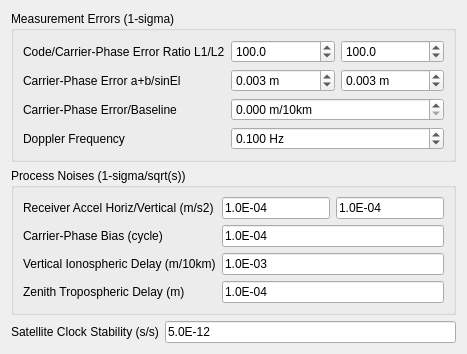
     <widget class="QWidget" name="TabSheet4">
      <property name="toolTip">
       <string/>
      </property>
      <attribute name="title">
       <string>S&amp;tatistics</string>
      </attribute>
      <layout class="QGridLayout" name="gridLayout_11">
       <item row="0" column="0" colspan="2">
        <widget class="QGroupBox" name="GroupBox3">
         <property name="toolTip">
          <string/>
         </property>
         <property name="title">
          <string>Measurement Errors (1-sigma)</string>
         </property>
         <layout class="QGridLayout" name="gridLayout_4">
          <item row="5" column="1" colspan="2">
           <widget class="QDoubleSpinBox" name="MeasErr4">
            <property name="suffix">
             <string> m/10km</string>
            </property>
            <property name="decimals">
             <number>3</number>
            </property>
           </widget>
          </item>
          <item row="1" column="1">
           <widget class="QDoubleSpinBox" name="MeasErrR1">
            <property name="decimals">
             <number>1</number>
            </property>
            <property name="maximum">
             <double>10000.000000000000000</double>
            </property>
            <property name="value">
             <double>100.000000000000000</double>
            </property>
           </widget>
          </item>
          <item row="1" column="2">
           <widget class="QDoubleSpinBox" name="MeasErrR2">
            <property name="decimals">
             <number>1</number>
            </property>
            <property name="maximum">
             <double>10000.000000000000000</double>
            </property>
            <property name="value">
             <double>100.000000000000000</double>
            </property>
           </widget>
          </item>
          <item row="3" column="1">
           <widget class="QDoubleSpinBox" name="MeasErr2">
            <property name="suffix">
             <string> m</string>
            </property>
            <property name="decimals">
             <number>3</number>
            </property>
            <property name="maximum">
             <double>100.000000000000000</double>
            </property>
            <property name="value">
             <double>0.003000000000000</double>
            </property>
           </widget>
          </item>
          <item row="3" column="2">
           <widget class="QDoubleSpinBox" name="MeasErr3">
            <property name="suffix">
             <string> m</string>
            </property>
            <property name="decimals">
             <number>3</number>
            </property>
            <property name="value">
             <double>0.003000000000000</double>
            </property>
           </widget>
          </item>
          <item row="3" column="0">
           <widget class="QLabel" name="Label7">
            <property name="enabled">
             <bool>true</bool>
            </property>
            <property name="toolTip">
             <string/>
            </property>
            <property name="text">
             <string>Carrier-Phase Error a+b/sinEl</string>
            </property>
           </widget>
          </item>
          <item row="5" column="0">
           <widget class="QLabel" name="Label16">
            <property name="enabled">
             <bool>true</bool>
            </property>
            <property name="toolTip">
             <string/>
            </property>
            <property name="text">
             <string>Carrier-Phase Error/Baseline</string>
            </property>
           </widget>
          </item>
          <item row="7" column="0">
           <widget class="QLabel" name="Label64">
            <property name="enabled">
             <bool>true</bool>
            </property>
            <property name="toolTip">
             <string/>
            </property>
            <property name="text">
             <string>Doppler Frequency</string>
            </property>
           </widget>
          </item>
          <item row="1" column="0">
           <widget class="QLabel" name="Label6">
            <property name="enabled">
             <bool>true</bool>
            </property>
            <property name="toolTip">
             <string/>
            </property>
            <property name="text">
             <string>Code/Carrier-Phase Error Ratio L1/L2</string>
            </property>
           </widget>
          </item>
          <item row="7" column="1" colspan="2">
           <widget class="QDoubleSpinBox" name="MeasErr5">
            <property name="suffix">
             <string> Hz</string>
            </property>
            <property name="decimals">
             <number>3</number>
            </property>
            <property name="value">
             <double>0.100000000000000</double>
            </property>
           </widget>
          </item>
         </layout>
        </widget>
       </item>
       <item row="5" column="0">
        <widget class="QLabel" name="Label29">
         <property name="enabled">
          <bool>true</bool>
         </property>
         <property name="toolTip">
          <string/>
         </property>
         <property name="text">
          <string>Satellite Clock Stability (s/s)</string>
         </property>
        </widget>
       </item>
       <item row="5" column="1">
        <widget class="QLineEdit" name="SatClkStab">
         <property name="enabled">
          <bool>true</bool>
         </property>
         <property name="toolTip">
          <string/>
         </property>
         <property name="text">
          <string>5.0E-12</string>
         </property>
        </widget>
       </item>
       <item row="4" column="0" colspan="2">
        <widget class="QGroupBox" name="GroupBox4">
         <property name="toolTip">
          <string/>
         </property>
         <property name="title">
          <string>Process Noises (1-sigma/sqrt(s))</string>
         </property>
         <layout class="QGridLayout" name="gridLayout_5">
          <item row="1" column="0">
           <widget class="QLabel" name="Label26">
            <property name="enabled">
             <bool>true</bool>
            </property>
            <property name="toolTip">
             <string/>
            </property>
            <property name="text">
             <string>Carrier-Phase Bias (cycle)</string>
            </property>
           </widget>
          </item>
          <item row="2" column="1" colspan="2">
           <widget class="QLineEdit" name="PrNoise2">
            <property name="enabled">
             <bool>true</bool>
            </property>
            <property name="toolTip">
             <string/>
            </property>
            <property name="text">
             <string>1.0E-03</string>
            </property>
           </widget>
          </item>
          <item row="2" column="0">
           <widget class="QLabel" name="Label27">
            <property name="enabled">
             <bool>true</bool>
            </property>
            <property name="toolTip">
             <string/>
            </property>
            <property name="text">
             <string>Vertical Ionospheric Delay (m/10km)</string>
            </property>
           </widget>
          </item>
          <item row="0" column="0">
           <widget class="QLabel" name="Label10">
            <property name="enabled">
             <bool>true</bool>
            </property>
            <property name="toolTip">
             <string/>
            </property>
            <property name="text">
             <string>Receiver Accel Horiz/Vertical (m/s2)</string>
            </property>
           </widget>
          </item>
          <item row="0" column="1">
           <widget class="QLineEdit" name="PrNoise4">
            <property name="enabled">
             <bool>true</bool>
            </property>
            <property name="toolTip">
             <string/>
            </property>
            <property name="text">
             <string>1.0E-04</string>
            </property>
           </widget>
          </item>
          <item row="0" column="2">
           <widget class="QLineEdit" name="PrNoise5">
            <property name="enabled">
             <bool>true</bool>
            </property>
            <property name="toolTip">
             <string/>
            </property>
            <property name="text">
             <string>1.0E-04</string>
            </property>
           </widget>
          </item>
          <item row="3" column="0">
           <widget class="QLabel" name="Label28">
            <property name="enabled">
             <bool>true</bool>
            </property>
            <property name="toolTip">
             <string/>
            </property>
            <property name="text">
             <string>Zenith Tropospheric Delay (m)</string>
            </property>
           </widget>
          </item>
          <item row="3" column="1" colspan="2">
           <widget class="QLineEdit" name="PrNoise3">
            <property name="enabled">
             <bool>true</bool>
            </property>
            <property name="toolTip">
             <string/>
            </property>
            <property name="text">
             <string>1.0E-04</string>
            </property>
           </widget>
          </item>
          <item row="1" column="1" colspan="2">
           <widget class="QLineEdit" name="PrNoise1">
            <property name="enabled">
             <bool>true</bool>
            </property>
            <property name="toolTip">
             <string/>
            </property>
            <property name="text">
             <string>1.0E-04</string>
            </property>
           </widget>
          </item>
         </layout>
        </widget>
       </item>
      </layout>
     </widget>
